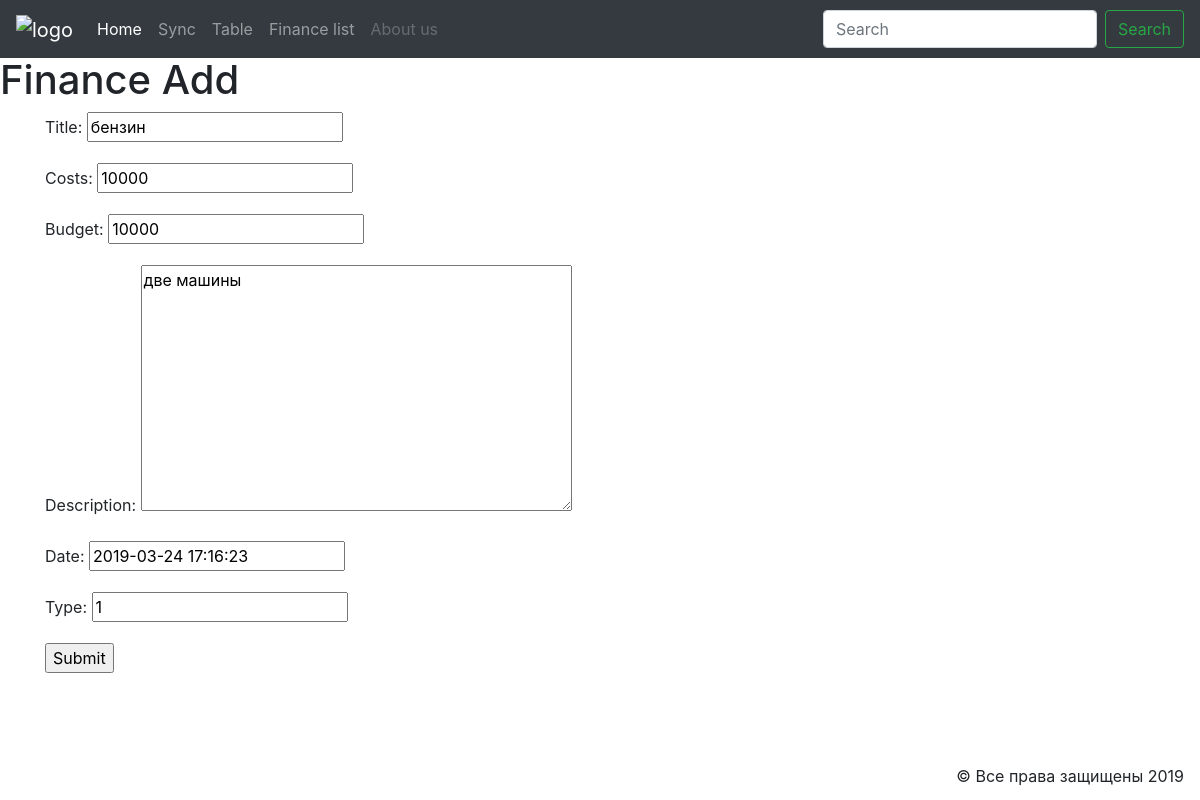
Page /finance/edit/1 on the committed database.
### finance/models.py (models this page shows, shortened)
class Finance(models.Model):
    title = models.CharField(max_length=120)
    costs = models.PositiveIntegerField()
    budget = models.PositiveIntegerField()
    description = models.TextField()
    date = models.DateTimeField()
    type = models.CharField(max_length=80)
    class Meta:
        verbose_name_plural = "Finance"

### finance/views.py (the view)
# urls.py: path('edit/<int:pk>', views.FinanceUpdate.as_view(), name='finance_edit'),
class FinanceUpdate(UpdateView):
    model = Finance
    fields = ['title', 'costs', 'budget', 'description', 'date', 'type']
    success_url = reverse_lazy('finance_list')

### finance/templates/finance/finance_form.html
{% extends "finance/homePage.html" %}
{% block content %}
<h1>Finance Add</h1>
<div class="container">
    <form method="post">{% csrf_token %}
        {{ form.as_p }}
        <input type="submit" value="Submit"/>
    </form>
</div>
{% endblock %}

### rows in the picture
Finance: title "бензин", costs "10000", budget "10000", description "две машины", date "2019-03-24 17:16:23", type "1"
